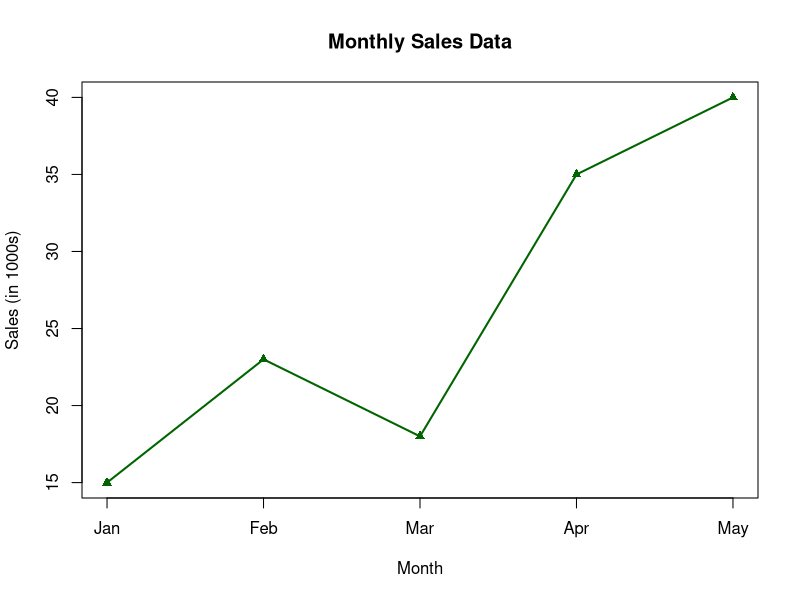

Generate this figure with R:
# Create the data for the chart
sales <- c(15, 23, 18, 35, 40)
months <- c("Jan", "Feb", "Mar", "Apr", "May")

# Plot the line chart
plot(sales,
     type = "o",
     col = "darkgreen",
     pch = 17,
     lty = 1,
     lwd = 2,
     xaxt = "n",
     xlab = "Month", 
     ylab = "Sales (in 1000s)", 
     main = "Monthly Sales Data")

# Add custom x-axis labels
axis(1, at = 1:5, labels = months)